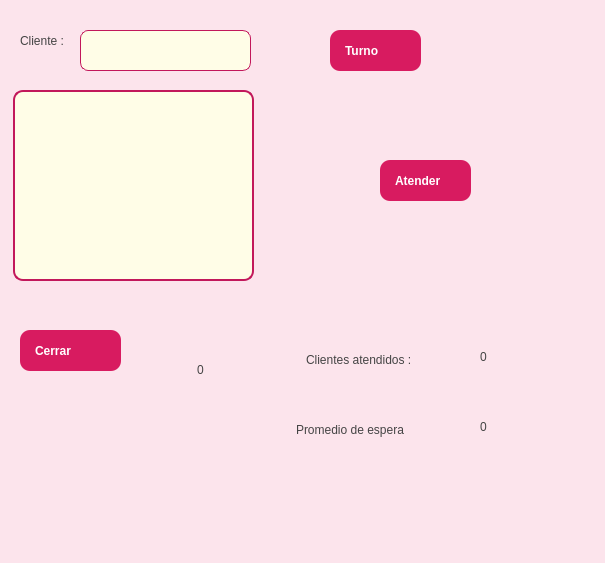
<?xml version="1.0" encoding="UTF-8"?>
<ui version="4.0">
 <class>Dialog</class>
 <widget class="QDialog" name="Dialog">
  <property name="geometry">
   <rect>
    <x>0</x>
    <y>0</y>
    <width>605</width>
    <height>563</height>
   </rect>
  </property>
  <property name="windowTitle">
   <string>Dialog</string>
  </property>
  <property name="styleSheet">
   <string notr="true">/* Estilo para el diálogo principal */
QDialog {
    background-color: #FCE4EC; /* Rosa pastel muy suave */
    font-family: &quot;Segoe UI&quot;, sans-serif;
    font-size: 14px;
}

/* Estilo para los botones */
QPushButton {
    background-color: #D81B60; /* Fucsia intenso para acento */
    color: white;
    border-radius: 10px;
    padding: 10px 15px;
    border: none;
    font-weight: bold;
    text-align: left; /* Alinear texto e icono a la izquierda */
}

/* Efecto al pasar el ratón por encima de los botones */
QPushButton:hover {
    background-color: #AD1457; /* Un tono más oscuro */
}

/* Efecto al presionar los botones */
QPushButton:pressed {
    background-color: #880E4F; /* Aún más oscuro */
    padding-left: 12px; /* Pequeño efecto de desplazamiento */
    padding-top: 12px;
}

/* Estilo para el campo de entrada de texto */
QLineEdit {
    background-color: #FFFDE7; /* Crema muy suave */
    border: 1px solid #C2185B;
    border-radius: 8px;
    padding: 8px;
    color: #333;
}

QLineEdit:focus {
    border: 2px solid #D81B60; /* Borde más grueso al enfocar */
}

/* Estilo para el área de texto grande (registro) */
QTextEdit {
    background-color: #FFFDE7; /* Crema muy suave */
    border: 2px solid #C2185B;
    border-radius: 10px;
    padding: 10px;
    color: #333;
    font-family: &quot;Consolas&quot;, monospace; /* Fuente monoespaciada para logs */
    font-size: 13px;
}

/* Estilo para las etiquetas de texto */
QLabel {
    color: #444;
    background: transparent;
}</string>
  </property>
  <widget class="QLabel" name="label">
   <property name="geometry">
    <rect>
     <x>20</x>
     <y>20</y>
     <width>81</width>
     <height>41</height>
    </rect>
   </property>
   <property name="text">
    <string>Cliente :</string>
   </property>
  </widget>
  <widget class="QPushButton" name="btn_atender">
   <property name="geometry">
    <rect>
     <x>380</x>
     <y>160</y>
     <width>91</width>
     <height>41</height>
    </rect>
   </property>
   <property name="text">
    <string>Atender</string>
   </property>
  </widget>
  <widget class="QPushButton" name="btn_cerrar">
   <property name="geometry">
    <rect>
     <x>20</x>
     <y>330</y>
     <width>101</width>
     <height>41</height>
    </rect>
   </property>
   <property name="text">
    <string>Cerrar</string>
   </property>
  </widget>
  <widget class="QTextEdit" name="txt_lista_espera">
   <property name="geometry">
    <rect>
     <x>13</x>
     <y>90</y>
     <width>241</width>
     <height>191</height>
    </rect>
   </property>
  </widget>
  <widget class="QPushButton" name="btn_turno">
   <property name="geometry">
    <rect>
     <x>330</x>
     <y>30</y>
     <width>91</width>
     <height>41</height>
    </rect>
   </property>
   <property name="text">
    <string>Turno</string>
   </property>
  </widget>
  <widget class="QLabel" name="label_2">
   <property name="geometry">
    <rect>
     <x>380</x>
     <y>70</y>
     <width>47</width>
     <height>13</height>
    </rect>
   </property>
   <property name="text">
    <string/>
   </property>
  </widget>
  <widget class="QLineEdit" name="txt_cliente">
   <property name="geometry">
    <rect>
     <x>80</x>
     <y>30</y>
     <width>171</width>
     <height>41</height>
    </rect>
   </property>
  </widget>
  <widget class="QLabel" name="lbl_mensaje">
   <property name="geometry">
    <rect>
     <x>130</x>
     <y>309</y>
     <width>141</width>
     <height>121</height>
    </rect>
   </property>
   <property name="text">
    <string>0</string>
   </property>
   <property name="alignment">
    <set>Qt::AlignCenter</set>
   </property>
  </widget>
  <widget class="QLabel" name="label_3">
   <property name="geometry">
    <rect>
     <x>306</x>
     <y>350</y>
     <width>111</width>
     <height>20</height>
    </rect>
   </property>
   <property name="text">
    <string>Clientes atendidos :</string>
   </property>
  </widget>
  <widget class="QLabel" name="lbl_cant_atendidos">
   <property name="geometry">
    <rect>
     <x>460</x>
     <y>350</y>
     <width>47</width>
     <height>13</height>
    </rect>
   </property>
   <property name="text">
    <string>0</string>
   </property>
   <property name="alignment">
    <set>Qt::AlignCenter</set>
   </property>
  </widget>
  <widget class="QLabel" name="label_7">
   <property name="geometry">
    <rect>
     <x>296</x>
     <y>420</y>
     <width>111</width>
     <height>20</height>
    </rect>
   </property>
   <property name="text">
    <string>Promedio de espera :</string>
   </property>
  </widget>
  <widget class="QLabel" name="lbl_promedio">
   <property name="geometry">
    <rect>
     <x>460</x>
     <y>420</y>
     <width>47</width>
     <height>13</height>
    </rect>
   </property>
   <property name="text">
    <string>0</string>
   </property>
   <property name="alignment">
    <set>Qt::AlignCenter</set>
   </property>
  </widget>
 </widget>
 <resources/>
 <connections/>
</ui>
